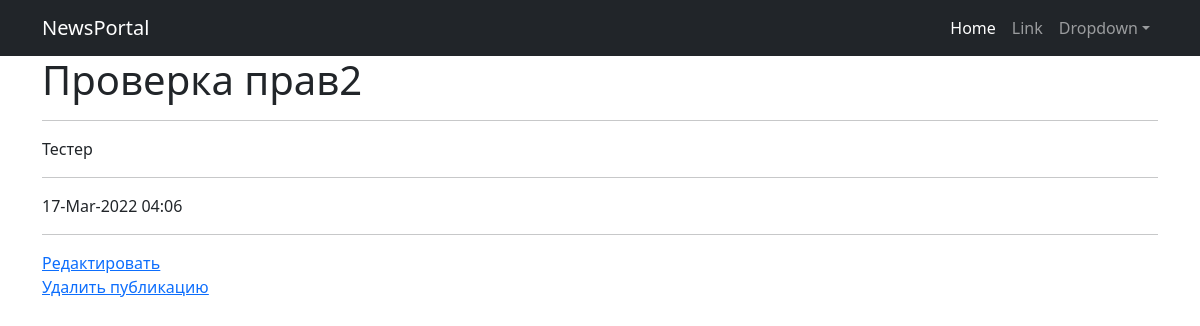
The app's page /news/news/12 with its own data.
### newspage/models.py (models this page shows, shortened)
class Post(models.Model):
    news = 'N'
    article = 'A'
    type = [
        (news, 'Новость'),
        (article, 'Статья')
    ]
    type_post = models.CharField(max_length=1, choices=type, default=article)
    author = models.ForeignKey(Author, on_delete=models.CASCADE)
    time_write = models.DateTimeField(auto_now_add=True)
    title = models.CharField(max_length=255, blank=False)
    text = models.TextField()
    rating = models.IntegerField(default=0)

### newspage/views.py (the view)
# urls.py: path('news/<int:pk>', PostText.as_view(), name='post'),
class PostText(DetailView):
    model = Post
    template_name = 'post.html'
    context_object_name = 'post'
    def get_context_data(self, **kwargs):
        context = super().get_context_data(**kwargs)
        context['time_now'] = datetime.time()
        context['value1'] = None
        return context

### newspage/templatetags/custom_filters.py (called while the page is built)
@register.filter(name='censor')
def censor(value, arg):
    censor_words = ['булок', 'плюшек', 'пирожков', 'статья']  # ненормативная лексика
    ln = len(censor_words)
    filtred_text = ''
    string = ''
    pattern = '*'  # замена
    for i in value:
        string += i
        string2 = string.lower()
        flag = 0
        for j in censor_words:
            if not string2 in j:
                flag += 1
            if string2 == j:
                filtred_text += pattern * len(string)
                flag -= 1
                string = ''
        if flag == ln:
            filtred_text += string
            string = ''
    if string2 != '' and string2 not in censor_words:
        filtred_text += string
    elif string2 != '':
        filtred_text += pattern * len(string)
    return filtred_text

### templates/post.html (shortened to what this page needs)
{% extends 'flatpages/default.html' %}
{% load custom_filters %}
{% block content %}
<h1> {{ post.title | censor:'булок' }} </h1>
    <hr>
{{ post.text | censor:'булок' }}
    <hr>
{{ post.time_write | date:'d-M-Y h:i' }}
<hr>
    <a href="{% url 'post_edit' post.id %}"><u>Редактировать</u></a><br>
    <a href="{% url 'post_delete' post.id %}"><u>Удалить публикацию</u></a>
{% endblock content %}

### records on screen
Post: title|censor "Проверка прав2", text|censor "Тестер", time_write "17-Mar-2022 04:06"
